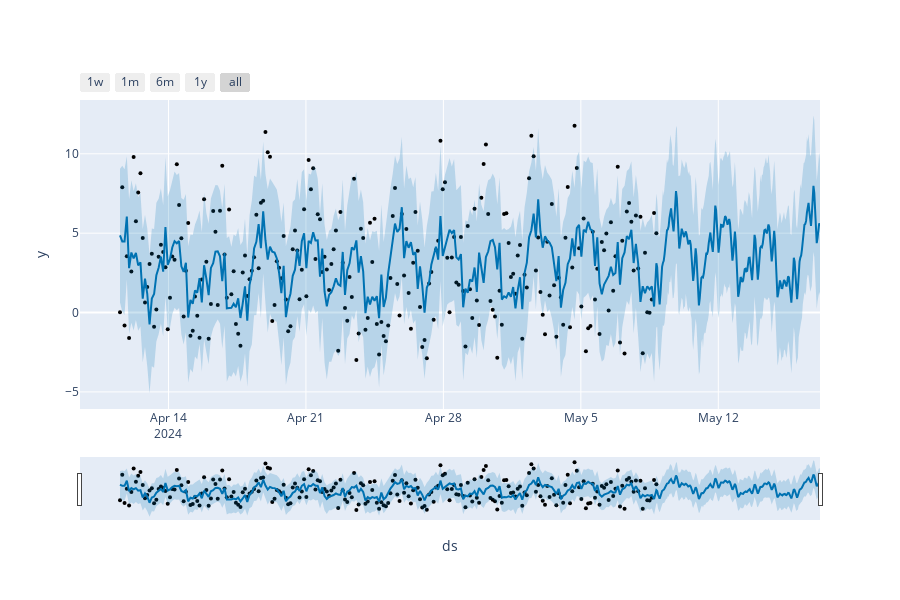

The notebook cell this image was saved under:
### Code cell
# Python
from prophet.plot import plot_plotly, plot_components_plotly

plot_plotly(m, fcst)

### Figure 1 — Plotly figure (JSON) as saved in the notebook; plotly's stock layout.template omitted (floating-point values rounded to 4 significant figures; data arrays with more than 128 entries replaced by an {"elided": "..."} marker saying what was removed)
{"data": [{"marker": {"color": "black", "size": 4}, "mode": "markers", "name": "Actual", "type": "scatter", "x": {"elided": "237 str values"}, "y": {"elided": "237 float values"}}, {"hoverinfo": "skip", "line": {"width": 0}, "mode": "lines", "type": "scatter", "x": {"elided": "437 str values"}, "y": {"elided": "437 float values"}}, {"fill": "tonexty", "fillcolor": "rgba(0, 114, 178, 0.2)", "line": {"color": "#0072B2", "width": 2}, "mode": "lines", "name": "Predicted", "type": "scatter", "x": {"elided": "437 str values"}, "y": {"elided": "437 float values"}}, {"fill": "tonexty", "fillcolor": "rgba(0, 114, 178, 0.2)", "hoverinfo": "skip", "line": {"width": 0}, "mode": "lines", "type": "scatter", "x": {"elided": "437 str values"}, "y": {"elided": "437 float values"}}], "layout": {"height": 600, "showlegend": false, "width": 900, "xaxis": {"rangeselector": {"buttons": [{"count": 7, "label": "1w", "step": "day", "stepmode": "backward"}, {"count": 1, "label": "1m", "step": "month", "stepmode": "backward"}, {"count": 6, "label": "6m", "step": "month", "stepmode": "backward"}, {"count": 1, "label": "1y", "step": "year", "stepmode": "backward"}, {"step": "all"}]}, "rangeslider": {"visible": true}, "title": {"text": "ds"}, "type": "date"}, "yaxis": {"title": {"text": "y"}}}}
